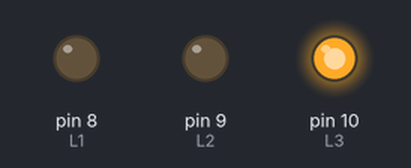
Recording of a sketch running on a simulated Arduino Uno, built with avr-gcc and run on an emulated ATmega328P. Parts: output pins drawn as LEDs (lit = HIGH).

Above: at 1.5 s.
At 5.0 s:
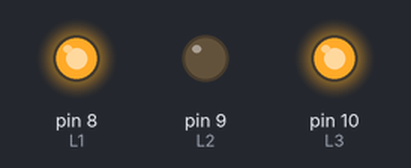
At 7.5 s:
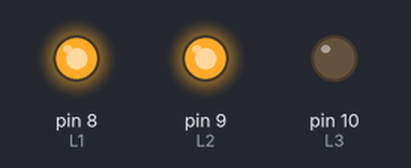
Timing chart, 0 to 10.4 s (numbered marks = the images above):
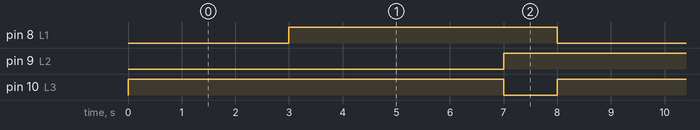

The sketch:

TrafficLight.ino
```cpp
int L1 = 8, L2 = 9, L3 = 10; //LED Traffic Light R,Y,G
unsigned long timer = 0;

void setup() {
  // put your setup code here, to run once:
  pinMode(8, OUTPUT);
  pinMode(9, OUTPUT);
  pinMode(10, OUTPUT);
}

void loop() {
  // put your main code here, to run repeatedly:
  digitalWrite(L3, HIGH);
  digitalWrite(L1, LOW);
  delay(3000);
  digitalWrite(L1, HIGH);
  digitalWrite(L2, LOW);
  delay(4000);
  digitalWrite(L2, HIGH);
  digitalWrite(L3, LOW);
  delay(1000);
}
```

Measured:
- by itself, pin 8 (L1): alternates HIGH for 5.0 s and LOW for 3.0 s
- by itself, pin 9 (L2): alternates HIGH for 4.0 s and LOW for 4.0 s
- by itself, pin 10 (L3): alternates HIGH for 7.0 s and LOW for 1.0 s
